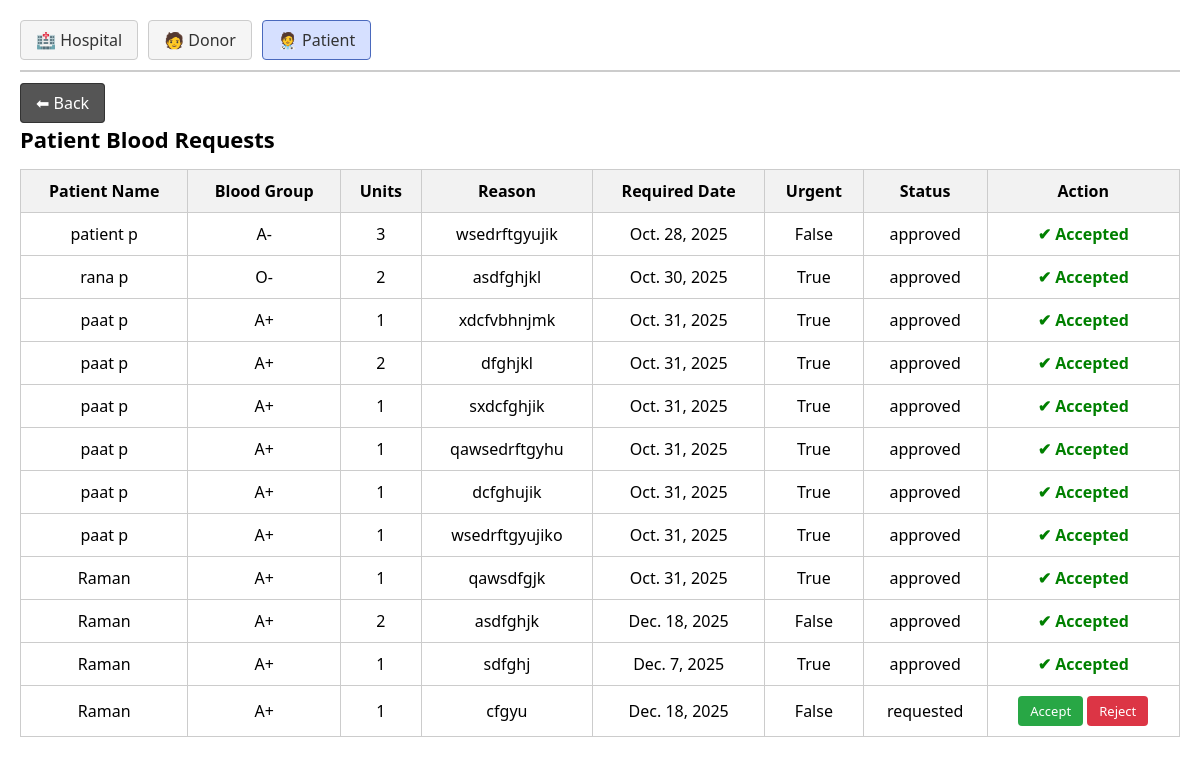
/manage_patients/, run on an earlier commit of the app's database.
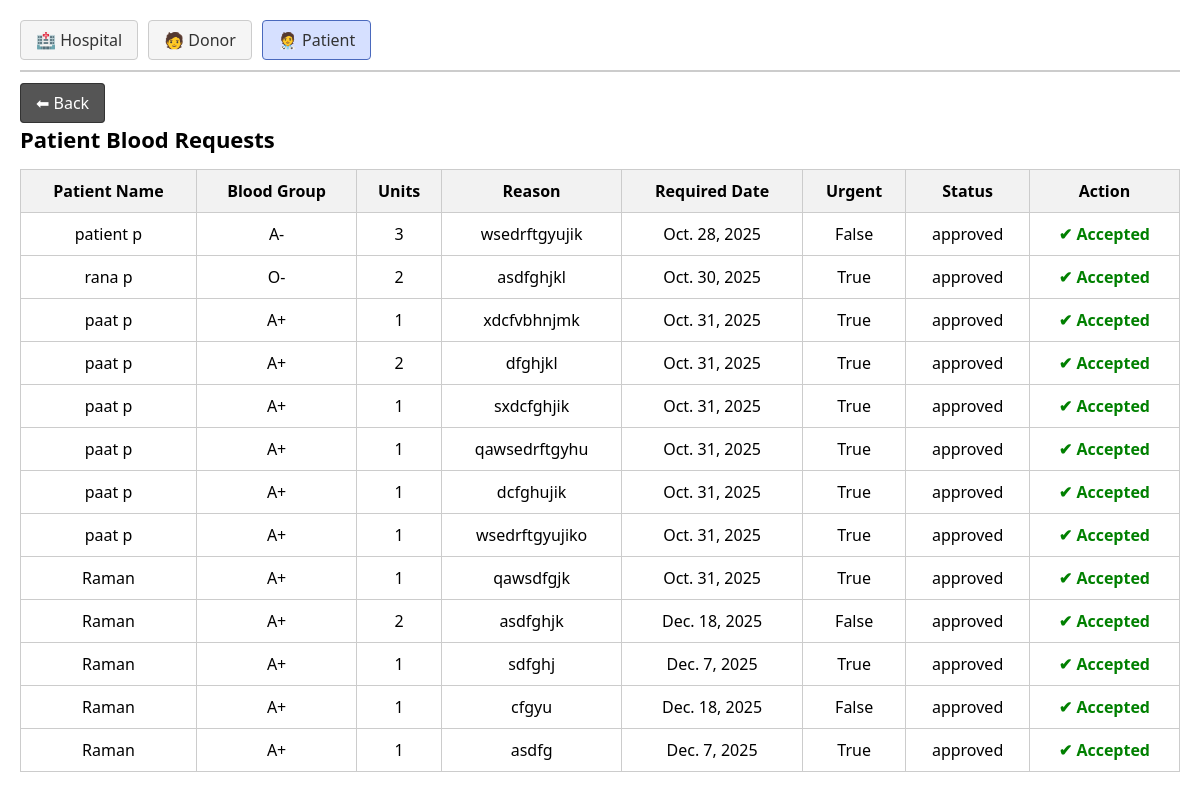
And on a later commit of the database.
### Blood_Bank/models.py (models this page shows, shortened)
class Request_list(models.Model):
    patient = models.ForeignKey(Patient,on_delete=models.CASCADE)
    unit = models.PositiveIntegerField(null=True,blank=True)
    date = models.DateField(null=True,blank=True)
    reason = models.CharField(max_length=50,null=True,blank=True)
    urgent = models.BooleanField(default=False)
    STATUS_CHOICES = (
        ('requested', 'Requested'),
        ('approved', 'Approved'),
        ('rejected', 'Rejected'),
    )
    status = models.CharField(max_length=10, choices=STATUS_CHOICES, default='requested')

class Patient(models.Model):
    profile = models.OneToOneField(Profile, on_delete=models.CASCADE)
    patient_name = models.CharField(max_length=20,null=True,blank=True)
    patient_age = models.PositiveIntegerField(null=True,blank=True)
    patient_dob = models.DateField(null=True,blank=True)
    patient_gender = models.CharField(max_length=10,null=True,blank=True)
    patient_number = models.CharField(max_length=20,null=True,blank=True)
    patient_address = models.CharField(max_length=50,null=True,blank=True)
    patient_blood_group = models.CharField(max_length=10,null=True,blank=True)
    emergency_contact_name = models.CharField(max_length=20,null=True,blank=True)
    emergency_contact_number = models.CharField(max_length=20,null=True,blank=True)

### Blood_Bank/views.py (the view)
# urls.py: path('manage_patients/',views.manage_patients,name='manage_patients'),
def manage_patients(request):
    request_list = Request_list.objects.all()
    return render(request,'admin_dashboard/manage_patients.html',{'request_list':request_list})

### Blood_Bank/templates/admin_dashboard/manage_patients.html (shortened to what this page needs)
{% load static %}
<!DOCTYPE html>
<html lang="en">
<head>
    <link rel="stylesheet" href="{% static 'css/admin_dashboard/manage_patients.css' %}">
</head>
<body>
    <div class="page-container">
        <nav class="top-menu">
            <a href="{% url 'manage_hospitals' %}">🏥 Hospital</a>
            <a href="{% url 'manage_donors' %}">🧑 Donor</a>
            <a href="{% url 'manage_patients' %}" class="active">🧑‍⚕ Patient</a>
        </nav>
        <div class="back-section">
            <a href="{% url 'admindashboard' %}" class="back-btn">⬅ Back</a>
        </div>
        <main class="table-container">
            <h2>Patient Blood Requests</h2>
            <table>
                <thead>
                    <tr>
                        <th>Patient Name</th>
                        <th>Blood Group</th>
                        <th>Units</th>
                        <th>Reason</th>
                        <th>Required Date</th>
                        <th>Urgent</th>
                        <th>Status</th>
                        <th>Action</th>
                    </tr>
                </thead>
                <tbody>
                    {% for r in request_list %}
                    <tr>
                        <td>{{ r.patient.patient_name }}</td>
                        <td>{{ r.patient.patient_blood_group }}</td>
                        <td>{{ r.unit }}</td>
                        <td>{{ r.reason }}</td>
                        <td>{{ r.date }}</td>
                        <td>{{ r.urgent }}</td>
                        <td>{{ r.status }}</td>
                        <td>
                            {% if r.status == 'approved' %}
                                <span class="status-approved show">✔ Accepted</span>
                            {% else %}
                                <button class="btn approve"
                                        type="button"
                                        data-url="{% url 'manage_patients_update' r.id %}"
                                        onclick="handleAccept(this)">Accept</button>
                                <button class="btn reject"
                                        type="button"
                                        data-url="{% url 'manage_patients_delete' r.id %}"
                                        onclick="handleReject(this)">Reject</button>
                            {% endif %}
                        </td>
                    </tr>
                    {% empty %}
                    <tr>
                        <td colspan="8">No patient requests available</td>
                    </tr>
                    {% endfor %}
                </tbody>
            </table>
        </main>
    </div>
</body>
</html>

What changed in the data, as far as the page shows it:
changed Request_list "cfgyu": status "requested" → "approved"; status "Accept Reject" → "✔ Accepted"
added Request_list: patient.patient_name "Raman", patient.patient_blood_group "A+", unit "1", reason "asdfg", date "Dec. 7, 2025", urgent "True", status "approved", shows "✔ Accepted"
